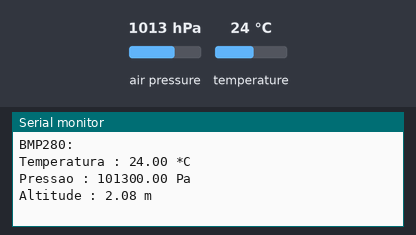
Recording of a program running on a simulated ESP32. On the bench: the last lines printed to the serial monitor. The inputs (shaded band) are chosen by the test bench; at power-on: air pressure 1013 hPa, temperature 24 °C.

Above: at 2.2 s.
2.3 s: air pressure set to 952 hPa
3.8 s: temperature set to 12 °C
At 5.2 s:
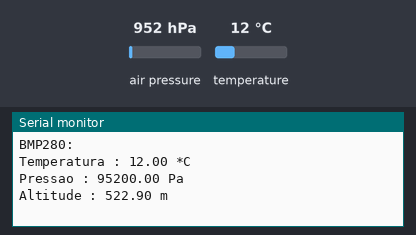
5.3 s: air pressure set to 975 hPa
At 8.3 s:
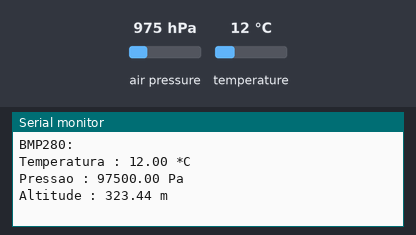
Timing chart, 0 to 9.8 s (numbered marks = the images above; inputs shaded):
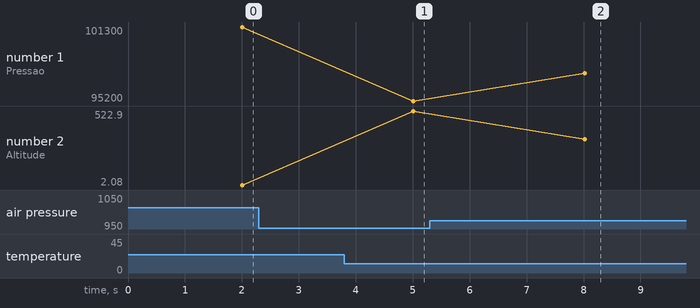

The program:

main.cpp
```cpp
#include <Arduino.h>
#include <ArduinoJson.h>
#include <Wire.h>
#include <Adafruit_Sensor.h>
#include <Adafruit_BMP280.h>

Adafruit_BMP280 bmp;

void lerBMP280(JsonObject &leituraSensores)
{
  Serial.println("BMP280:");
  Serial.print("Temperatura : ");
  Serial.print(bmp.readTemperature());
  Serial.println(" *C");

  Serial.print("Pressao : ");
  Serial.print(bmp.readPressure());
  Serial.println(" Pa");

  Serial.print("Altitude : ");
  Serial.print(bmp.readAltitude());
  Serial.println(" m");
  Serial.println(" ");

  leituraSensores["temperatura"] = bmp.readTemperature();
  leituraSensores["pressao"] = bmp.readPressure();
  leituraSensores["altitude"] = bmp.readAltitude(1013.25);
}

void setup()
{
  Serial.begin(115200);
  delay(1000);

  if (!bmp.begin())
  {
    Serial.println("Cannot connect to BMP280");
    // while (1)
  }
}

long currentTime, lastTime;

void loop()
{
  StaticJsonDocument<512> jsonLeitura;

  JsonObject leituraSensores = jsonLeitura.to<JsonObject>();

  currentTime = millis();

  if (currentTime - lastTime > 2000)
  {

    lerBMP280(leituraSensores);

    Serial.println();
    delay(1000);

    lastTime = millis();
  }
}
```

Measured:
- after the input at 3.8 s, the serial monitor: prints a new line after 1.2 s (image 1)
- after the input at 5.3 s, the serial monitor: prints a new line after 2.7 s (image 2)
- plotted number 1: 95200 → 97500 after the input at 5.3 s
- plotted number 2: 522.9 → 323.44 after the input at 5.3 s
